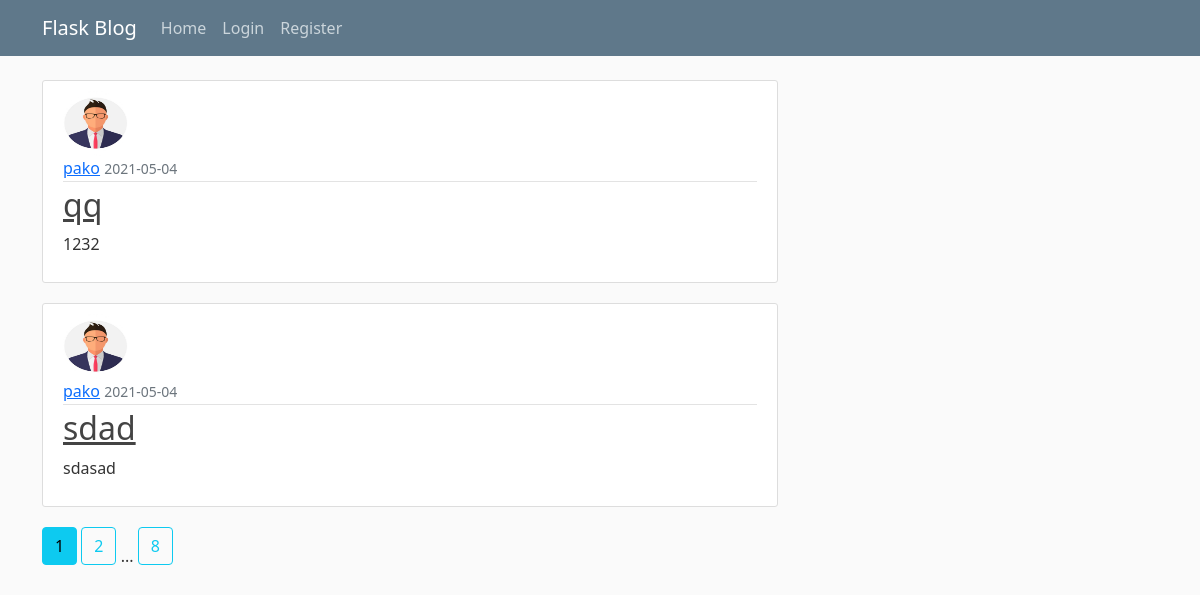
The page /home on the database its author committed.
### flaskbook/modelss.py (models this page shows, shortened)
class Post(db.Model):
    idd = db.Column(db.Integer, primary_key=True)
    titlee = db.Column(db.String(100), nullable=False)
    date_posted = db.Column(db.DateTime, nullable=False, default=datetime.utcnow)
    contentt = db.Column(db.Text, nullable=False)
    user_idd = db.Column(db.Integer, db.ForeignKey('user.id'), nullable=False)

class User(db.Model, UserMixin):
    id = db.Column(db.Integer, primary_key=True)     #ovde mora da stoji ime id!!!, jer u suportnom za login nece da radi, odnosno @login_manager ne moze da nadje id pod drugim imenom izgleda
    usernamee = db.Column(db.String(20), unique=True, nullable=False)
    emaill = db.Column(db.String(120), unique=True, nullable=False)
    picture = db.Column(db.String(20), nullable=False, default='default.jpg')
    passwordd = db.Column(db.String(60), nullable=False)
    posts = db.relationship('Post', backref='author', lazy=True)

### flaskbook/routes.py (the view)
@app.route("/")
@app.route("/home")
def home():
    stranica = request.args.get('pageee', 1, type=int)
    posts = Post.query.order_by(Post.date_posted.desc()).paginate(page=stranica, per_page=2)
    return render_template('home.html', posts=posts)

### flaskbook/templates/home.html
{% extends "layout.html" %}
{% block content %}
    {% for post in posts.items %}
        <article class="media content-section">
            <img class="rounded-circle article-img" src="{{ url_for('static', filename='profile_pics/' + post.author.picture) }}">
          <div class="media-body">
            <div class="article-metadata">
              <a class="mr-2" href="{{ url_for('user_posts', usernammme=post.author.usernamee)}}">{{ post.author.usernamee }}</a>
              <small class="text-muted">{{ post.date_posted.strftime('%Y-%m-%d') }}</small>
            </div>
            <h2><a class="article-title" href="{{ url_for('postff', post_idi=post.idd) }}">{{ post.titlee }}</a></h2>
            <p class="article-content">{{ post.contentt }}</p>
          </div>
        </article>
    {% endfor %}
    {% for page_num in posts.iter_pages(left_edge=1, right_edge=1, left_current=1, right_current=2) %}
        {% if page_num %}
            {% if posts.page == page_num %}
                <a class="btn btn-info mb-4" href="{{ url_for('home', pageee=page_num) }}">{{ page_num }}</a>
            {% else %}
                <a class="btn btn-outline-info mb-4" href="{{ url_for('home', pageee=page_num) }}">{{ page_num }}</a>
            {% endif %}
        {% else %}
            ...
        {% endif %}
    {% endfor %}
{% endblock content %}

### flaskbook/static/style.css (style rules this page uses)
body { background: #fafafa; color: #333333; margin-top: 5rem; }
h1, h2, h3, h4, h5, h6 { color: #444444; }
.content-section { background: #ffffff; padding: 10px 20px; border: 1px solid #dddddd; border-radius: 3px; margin-bottom: 20px; }
.article-title { color: #444444; }
.article-content { white-space: pre-line; }
.article-img { height: 65px; width: 65px; margin-right: 16px; }
.article-metadata { padding-bottom: 1px; margin-bottom: 4px; border-bottom: 1px solid #e3e3e3 }

### rows shown on the page
Post: picture (placeholder picture), author.usernamee "pako", date_posted "2021-05-04", titlee "qq", contentt "1232"
Post: picture (placeholder picture), author.usernamee "pako", date_posted "2021-05-04", titlee "sdad", contentt "sdasad"

### other values the page prints
{{ page_num }} "1"
{{ page_num }} "2" "8"
